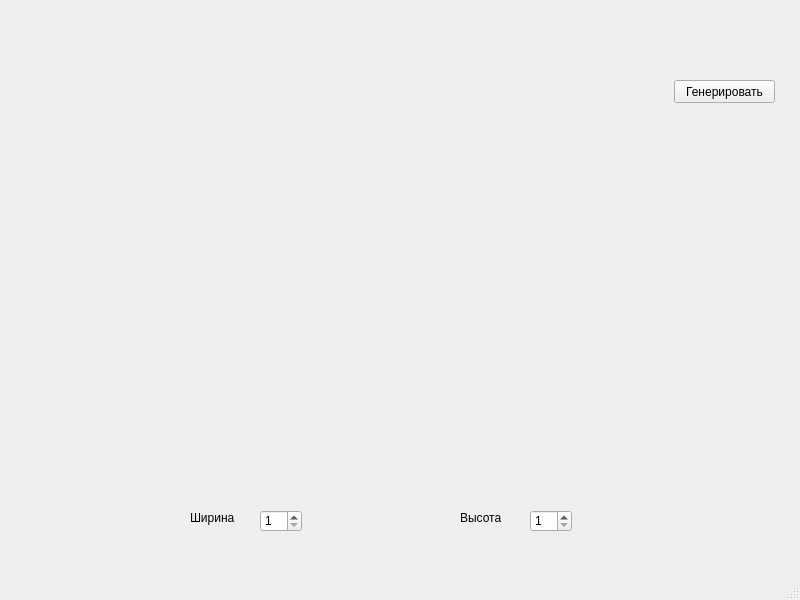
<?xml version="1.0" encoding="UTF-8"?>
<ui version="4.0">
 <class>MainWindow</class>
 <widget class="QMainWindow" name="MainWindow">
  <property name="geometry">
   <rect>
    <x>0</x>
    <y>0</y>
    <width>800</width>
    <height>600</height>
   </rect>
  </property>
  <property name="windowTitle">
   <string>MainWindow</string>
  </property>
  <widget class="QWidget" name="centralwidget">
   <widget class="QSpinBox" name="widthField">
    <property name="geometry">
     <rect>
      <x>260</x>
      <y>510</y>
      <width>42</width>
      <height>22</height>
     </rect>
    </property>
    <property name="minimum">
     <number>1</number>
    </property>
   </widget>
   <widget class="QSpinBox" name="heigthField">
    <property name="geometry">
     <rect>
      <x>530</x>
      <y>510</y>
      <width>42</width>
      <height>22</height>
     </rect>
    </property>
    <property name="minimum">
     <number>1</number>
    </property>
   </widget>
   <widget class="QPushButton" name="GenerateScene">
    <property name="geometry">
     <rect>
      <x>674</x>
      <y>80</y>
      <width>101</width>
      <height>23</height>
     </rect>
    </property>
    <property name="text">
     <string>Генерировать</string>
    </property>
   </widget>
   <widget class="QWidget" name="gridLayoutWidget">
    <property name="geometry">
     <rect>
      <x>10</x>
      <y>10</y>
      <width>641</width>
      <height>491</height>
     </rect>
    </property>
    <layout class="QGridLayout" name="gridLayout"/>
   </widget>
   <widget class="QLabel" name="labelWidth">
    <property name="geometry">
     <rect>
      <x>190</x>
      <y>510</y>
      <width>47</width>
      <height>16</height>
     </rect>
    </property>
    <property name="text">
     <string>Ширина</string>
    </property>
   </widget>
   <widget class="QLabel" name="labelHeigth">
    <property name="geometry">
     <rect>
      <x>460</x>
      <y>510</y>
      <width>41</width>
      <height>16</height>
     </rect>
    </property>
    <property name="text">
     <string>Высота</string>
    </property>
   </widget>
  </widget>
  <widget class="QMenuBar" name="menubar">
   <property name="geometry">
    <rect>
     <x>0</x>
     <y>0</y>
     <width>800</width>
     <height>21</height>
    </rect>
   </property>
  </widget>
  <widget class="QStatusBar" name="statusbar"/>
 </widget>
 <resources/>
 <connections/>
</ui>
